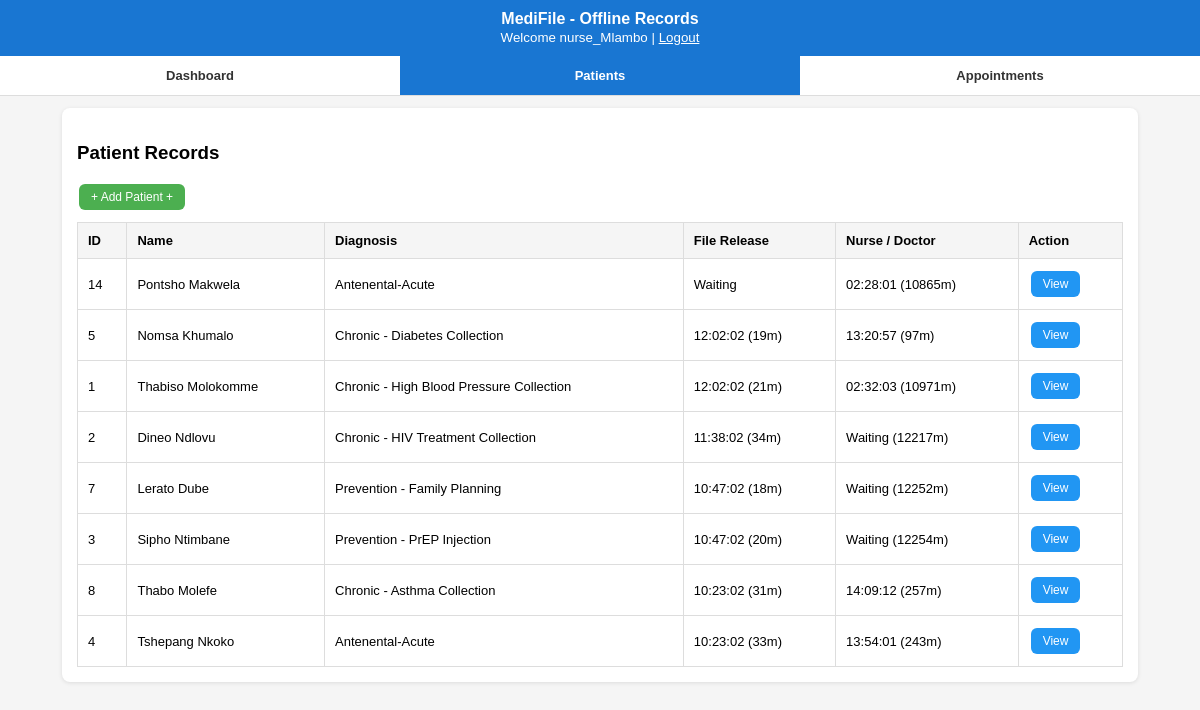
Page /index_mobileApp.php?page=patients on the committed database.
### tables this page shows
CREATE TABLE `patients` (
  `patient_id` int(11) NOT NULL,
  `sa_id_number` varchar(13) NOT NULL,
  `first_name` varchar(100) NOT NULL,
  `last_name` varchar(100) NOT NULL,
  `date_of_birth` date NOT NULL,
  `gender` enum('Male','Female','Other') NOT NULL,
  `phone_number` varchar(15) NOT NULL,
  `preferred_lang` varchar(20) DEFAULT 'English',
  `diagnosis` varchar(255) DEFAULT 'General - Checkup',
  `medication_prescribed` varchar(255) DEFAULT '',
  `arrival_time` datetime DEFAULT current_timestamp(),
  `file_wait_start` datetime DEFAULT current_timestamp(),
  `seen_time` datetime DEFAULT NULL,
  `file_release_time` datetime DEFAULT NULL,
  `allergies` text DEFAULT NULL,
  `seen_by` varchar(100) DEFAULT NULL
);

### index_mobileApp.php (the view, shortened to what this page needs)
<?php
if(!isset($conn) || !$conn || $conn->connect_error){
    $conn = new mysqli("localhost","root","","medifile_db");
}
$username=$_SESSION['username'];
$isAdmin=(stripos($username,'admin')!==false);
$conn->query("ALTER TABLE patients ADD COLUMN IF NOT EXISTS arrival_time DATETIME DEFAULT CURRENT_TIMESTAMP");
$conn->query("ALTER TABLE patients ADD COLUMN IF NOT EXISTS file_wait_start DATETIME DEFAULT CURRENT_TIMESTAMP");
$conn->query("ALTER TABLE patients ADD COLUMN IF NOT EXISTS file_release_time DATETIME NULL");
$conn->query("ALTER TABLE patients ADD COLUMN IF NOT EXISTS seen_time DATETIME NULL");
$conn->query("CREATE TABLE IF NOT EXISTS patient_visits (
    visit_id INT AUTO_INCREMENT PRIMARY KEY,
    patient_id INT,
    visit_date DATETIME DEFAULT CURRENT_TIMESTAMP,
    diagnosis TEXT,
    notes TEXT,
    doctor_nurse VARCHAR(100)
)");
$conn->query("CREATE TABLE IF NOT EXISTS staff (
    staff_id INT AUTO_INCREMENT PRIMARY KEY,
    username VARCHAR(100) UNIQUE,
    full_name VARCHAR(100),
    role VARCHAR(20),
    password VARCHAR(255)
)");
$conn->query("CREATE TABLE IF NOT EXISTS appointments (
    appointment_id INT AUTO_INCREMENT PRIMARY KEY,
    patient_id INT,
    app_date_time DATETIME,
    appointment_date DATETIME,
    type VARCHAR(20),
    reason TEXT,
    status VARCHAR(20) DEFAULT 'Scheduled',
    created_by VARCHAR(100)
)");
$conn->query("ALTER TABLE appointments ADD COLUMN IF NOT EXISTS app_date_time DATETIME NULL");
$conn->query("ALTER TABLE appointments ADD COLUMN IF NOT EXISTS appointment_date DATETIME NULL");
$conn->query("ALTER TABLE appointments ADD COLUMN IF NOT EXISTS type VARCHAR(20) DEFAULT 'Scheduled'");
$conn->query("ALTER TABLE appointments ADD COLUMN IF NOT EXISTS created_by VARCHAR(100)");
$conn->query("ALTER TABLE appointments ADD COLUMN IF NOT EXISTS status VARCHAR(20) DEFAULT 'Scheduled'");
$page=$_GET['page']??'dashboard';
$action=$_GET['action']??'';
?>
<!DOCTYPE html>
<html>
<head>
</head>
<body>
<div class="top">
<b>MediFile - Offline Records</b>
<br>
<small>
Welcome <?php echo $username; ?>
|
<a href="logout.php" style="color:#fff">Logout</a>
</small>
</div>
<div class="nav">
<a href="?page=dashboard" class="<?php echo $page=='dashboard'?'active':''; ?>">
Dashboard
</a>
<a href="?page=patients" class="<?php echo $page=='patients'?'active':''; ?>">
Patients
</a>
<a href="?page=appointments" class="<?php echo $page=='appointments'?'active':''; ?>">
Appointments
</a>
</div>
<div class="container">
<?php
if($page=='dashboard' && $action==''):
$tot=$conn->query("SELECT COUNT(*) c FROM patients");
$total=$tot?$tot->fetch_assoc()['c']:0;
$today=$conn->query("SELECT COUNT(*) c FROM patients WHERE DATE(arrival_time)=CURDATE()");
$todayC=$today?$today->fetch_assoc()['c']:0;
?>
<h2 style="color:#0d47a1">
Dashboard - Admin has Add User + Backup with Files + Daily Report
</h2>
<div class="card" style="background:linear-gradient(135deg,#0d47a1,#1976d2);color:#fff">
<h3>
MediFile Live - Today: <?php echo $todayC; ?> patients came - File &lt;35min - Nurse &lt;2h - Times different
</h3>
</div>
<?php if($isAdmin): ?>
<div class="card" style="border-left:4px solid #4caf50">
<h3>Admin - Add New User / Staff - On Dashboard</h3>
<form method="post">
<input name="username" required placeholder="Username:">
<input name="full_name" required placeholder="Full Name">
<input type="text" name="role" placeholder="Type Staff Title - Matron,Clerk,Doctor,Cleaner" required>
<input type="password" name="password" placeholder="password" required>
<button type="submit" name="add_staff" style="background:green;color:white;padding:12px;width:100%;font-size:16px;border:none;border-radius:8px;">
Add User / Staff
</button>
</form>
Current Staff:
<?php
$s=$conn->query("SELECT * FROM staff");
if($s){
    while($st=$s->fetch_assoc()){
        echo $st['username']." (".$st['role'].") - ";
    }
}
?>
</div>
<div class="card" style="border-left:4px solid #f44336">
<h3>Backup - On Admin with Files if System/App Crush</h3>
<p>
Files backed up: index_mobileApp.php, db_connect.php, patients table, appointments, visits, staff
<br>
GitHub + Local SQL backup ready
<br>
Recovery: 1. git clone 2. Import medifile_db.sql 3. Back in 10 min
</p>
<button class="btn" style="background:#333">
Backup Files: medifile_db.sql (<?php echo $total; ?> patients)
</button>
</div>
<?php endif; ?>
<div class="card">
<h3>Daily Report - How Many Patients Came Today: <?php echo $todayC; ?></h3>
<div class="table-wrap">
<table>
<tr>
<th>Patient</th>
<th>Arrival</th>
<th>File Release (different)</th>
<th>Nurse/Doctor (different)</th>
<th>Wait</th>
</tr>
<?php
$resQ=$conn->query("SELECT * FROM patients WHERE DATE(arrival_time)=CURDATE() ORDER BY arrival_time ASC");
if($resQ && $resQ->num_rows==0){
    $resQ=$conn->query("SELECT * FROM patients ORDER BY arrival_time DESC LIMIT 5");
}
if($resQ){
    while($row=$resQ->fetch_assoc()){
        $arr=strtotime($row['arrival_time']);
        $file=strtotime($row['file_release_time']?$row['file_release_time']:$row['arrival_time']);
        $seen=$row['seen_time']?strtotime($row['seen_time']):time();
        $fMin=round(($file-$arr)/60);
        $nMin=round(($seen-$arr)/60);
        echo "<tr>
        <td>".$row['first_name']." ".$row['last_name']."</td>
        <td>".date('H:i:s d/m',$arr)."</td>
        <td>".date('H:i:s',$file)." (".$fMin."m)</td>
        <td>".($row['seen_time']?date('H:i:s',$seen)." (".$nMin."m)":$nMin."m waiting")."</td>
        <td style='color:".($fMin>35||$nMin>120?'red':'green')."'>".($fMin>35?'OVER 35m! ':($nMin>120?'OVER 2h! ':'OK'))."</td>
        </tr>";
    }
}
?>
</table>
</div>
</div>
<?php elseif($page=='patients' && $action==''): ?>
<div class="card">
<h3>Patient Records</h3>
<a href="?page=patients&action=add" class="btn" style="background:#4caf50">
+ Add Patient +
</a>
<div class="table-wrap">
<table>
<tr>
<th>ID</th>
<th>Name</th>
<?php if($isAdmin): ?>
<th>Patient ID</th>
<th>Time Came</th>
<?php else: ?>
<th>Diagnosis</th>
<?php endif; ?>
<th>File Release</th>
<th>Nurse / Doctor</th>
<th>Action</th>
</tr>
<?php
$res=$conn->query("SELECT * FROM patients ORDER BY arrival_time DESC");
if($res){
    while($row=$res->fetch_assoc()){
        $arr=strtotime($row['arrival_time']);
        $file=!empty($row['file_release_time'])?strtotime($row['file_release_time']):0;
        $seen=!empty($row['seen_time'])?strtotime($row['seen_time']):0;
        $f=$file?floor(($file-$arr)/60):0;
        $n=$seen?floor(($seen-$arr)/60):floor((time()-$arr)/60);
        echo "<tr>
        <td>".$row['patient_id']."</td>
        <td>".$row['first_name']." ".$row['last_name']."</td>";
        if($isAdmin){
            echo "<td>".$row['sa_id_number']."</td>
            <td>".date('H:i:s',$arr)."</td>";
        }
        else{
            echo "<td class='wrap'>".$row['diagnosis']."</td>";
        }
        echo "
        <td>".($file?date('H:i:s',$file)." (".$f."m)":'Waiting')."</td>
        <td>".($seen?date('H:i:s',$seen)." (".$n."m)":'Waiting ('.$n.'m)')."</td>
        <td>
            <a href='?page=patients&action=view&id=".$row['patient_id']."' class='btn' style='background:#2196f3'>View</a>
        </td>";
        echo "</tr>";
    }
}
?>
</table>
</div>
</div>
<?php endif; ?>
</div>
</body>
</html>

### index_mobileApp.php (style rules this page uses)
* { box-sizing:border-box }
body { margin:0; font-family:Arial; background:#f5f5f5 }
.top { background:#1976d2; color:#fff; padding:10px; text-align:center }
.nav { display:flex; background:#fff; border-bottom:1px solid #ddd; overflow-x:auto }
.nav a { flex:1; padding:12px; text-align:center; text-decoration:none; color:#333; font-weight:bold; font-size:13px; white-space:nowrap }
.nav a.active { background:#1976d2; color:#fff }
.container { max-width:1100px; margin:auto; padding:12px }
.card { background:#fff; padding:15px; border-radius:8px; box-shadow:0 1px 4px rgba(0,0,0,0.1); margin-bottom:12px }
.btn { display:inline-block; color:#fff; padding:6px 12px; border-radius:6px; text-decoration:none; font-size:12px; margin:2px; border:none }
.table-wrap { overflow-x:auto; margin-top:10px }
table { width:100%; border-collapse:collapse; font-size:13px }
th,td { padding:10px; text-align:left; border:1px solid #ddd; vertical-align:middle; white-space:nowrap }
th { background:#f5f5f5 }
td.wrap { white-space:normal }

### rows in the picture
patients: patient_id "14", first_name "Pontsho", last_name "Makwela", diagnosis "Antenental-Acute", shows "Waiting", seen_time "02:28:01", n "10865"
patients: patient_id "5", first_name "Nomsa", last_name "Khumalo", diagnosis "Chronic - Diabetes Collection", file_release_time "12:02:02", f "19", seen_time "13:20:57", n "97"
patients: patient_id "1", first_name "Thabiso", last_name "Molokomme", diagnosis "Chronic - High Blood Pressure Collection", file_release_time "12:02:02", f "21", seen_time "02:32:03", n "10971"
patients: patient_id "2", first_name "Dineo", last_name "Ndlovu", diagnosis "Chronic - HIV Treatment Collection", file_release_time "11:38:02", f "34", n "12217"
patients: patient_id "7", first_name "Lerato", last_name "Dube", diagnosis "Prevention - Family Planning", file_release_time "10:47:02", f "18", n "12252"
patients: patient_id "3", first_name "Sipho", last_name "Ntimbane", diagnosis "Prevention - PrEP Injection", file_release_time "10:47:02", f "20", n "12254"
patients: patient_id "8", first_name "Thabo", last_name "Molefe", diagnosis "Chronic - Asthma Collection", file_release_time "10:23:02", f "31", seen_time "14:09:12", n "257"
patients: patient_id "4", first_name "Tshepang", last_name "Nkoko", diagnosis "Antenental-Acute", file_release_time "10:23:02", f "33", seen_time "13:54:01", n "243"

### other values in the picture
$username "nurse_Mlambo"
